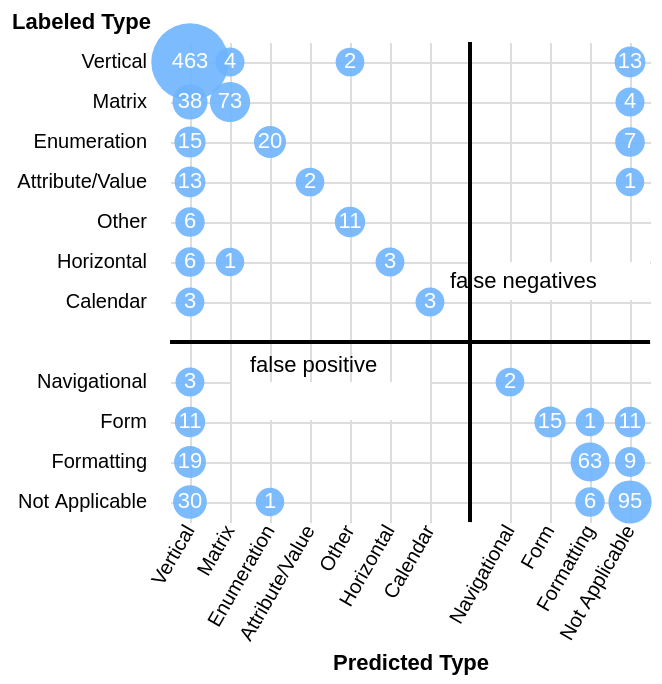

Write a Vega-Lite specification for this figure.
### Vega-Lite specification from a JSON file in a GitHub repository (floating-point values rounded to 4 significant figures; data arrays with more than 128 entries replaced by an {"elided": "..."} marker saying what was removed)
{"$schema": "https://vega.github.io/schema/vega-lite/v3.json", "description": "Confusion matrix from raw data, encoding count with size. (Figure 5 from @jhoffswell and @zcliu's ['Interactive Repair of Tables Extracted from PDF Documents on Mobile Devices'](https://idl.cs.washington.edu/files/2019-InteractiveTableRepair-CHI.pdf).)", "layer": [{"data": {"values": {"elided": "954 records"}}, "layer": [{"mark": "circle", "encoding": {"opacity": {"value": 0.9}, "color": {"value": "#6EB4FD"}, "size": {"aggregate": "count", "type": "quantitative", "scale": {"range": [200, 1500]}, "legend": null}}}, {"mark": "text", "encoding": {"text": {"aggregate": "count", "type": "quantitative"}, "color": {"value": "white"}}}], "encoding": {"x": {"field": "type_PREDICT", "type": "ordinal", "title": "Predicted Type", "scale": {"rangeStep": 18, "domain": ["Vertical", "Matrix", "Enumeration", "Attribute/Value", "Other", "Horizontal", "Calendar", "", "Navigational", "Form", "Formatting", "Not Applicable"]}, "axis": {"grid": true, "labelAngle": 300, "labelOverlap": false}}, "y": {"field": "type_ORIG", "type": "ordinal", "title": "Labeled Type", "scale": {"rangeStep": 18, "domain": ["Vertical", "Matrix", "Enumeration", "Attribute/Value", "Other", "Horizontal", "Calendar", "", "Navigational", "Form", "Formatting", "Not Applicable"]}, "axis": {"grid": true, "offset": 10, "titleAngle": 0, "titleX": 0, "titleY": -5, "titleAlign": "right"}}}}, {"data": {"values": [{"type_PREDICT": ""}]}, "mark": "rule", "encoding": {"x": {"field": "type_PREDICT", "type": "ordinal", "scale": {"rangeStep": 18, "domain": ["Vertical", "Matrix", "Enumeration", "Attribute/Value", "Other", "Horizontal", "Calendar", "", "Navigational", "Form", "Formatting", "Not Applicable"]}}}}, {"data": {"values": [{"type_ORIG": ""}]}, "mark": "rule", "encoding": {"y": {"field": "type_ORIG", "type": "ordinal", "scale": {"rangeStep": 18, "domain": ["Vertical", "Matrix", "Enumeration", "Attribute/Value", "Other", "Horizontal", "Calendar", "", "Navigational", "Form", "Formatting", "Not Applicable"]}}}}, {"data": {"values": [{"fn_xstart": "", "fn_ystart": "Horizontal", "fn_yend": "Calendar", "fp_xstart": "Matrix", "fp_xend": "Calendar", "fp_ystart": "Navigational", "fp_yend": "Form"}]}, "layer": [{"mark": {"type": "rect", "fill": "white", "xOffset": 1, "y2Offset": -1}, "encoding": {"x": {"field": "fn_xstart", "type": "ordinal", "scale": {"domain": ["Vertical", "Matrix", "Enumeration", "Attribute/Value", "Other", "Horizontal", "Calendar", "", "Navigational", "Form", "Formatting", "Not Applicable"]}}, "x2": {"value": "width"}, "y": {"field": "fn_ystart", "type": "ordinal", "scale": {"domain": ["Vertical", "Matrix", "Enumeration", "Attribute/Value", "Other", "Horizontal", "Calendar", "", "Navigational", "Form", "Formatting", "Not Applicable"]}}, "y2": {"field": "fn_yend"}}}, {"mark": {"type": "rect", "fill": "white", "xOffset": 1, "y2Offset": -1}, "encoding": {"x": {"field": "fp_xstart", "type": "ordinal", "scale": {"domain": ["Vertical", "Matrix", "Enumeration", "Attribute/Value", "Other", "Horizontal", "Calendar", "", "Navigational", "Form", "Formatting", "Not Applicable"]}}, "x2": {"field": "fp_xend"}, "y": {"field": "fp_ystart", "type": "ordinal", "scale": {"domain": ["Vertical", "Matrix", "Enumeration", "Attribute/Value", "Other", "Horizontal", "Calendar", "", "Navigational", "Form", "Formatting", "Not Applicable"]}}, "y2": {"field": "fp_yend"}}}, {"mark": {"type": "text", "x": 140, "text": "false negatives", "align": "left"}}, {"mark": {"type": "text", "x": 40, "y": 162, "text": "false positive", "align": "left"}}]}], "config": {"view": {"stroke": null}, "axis": {"domain": false, "ticks": false}, "rule": {"size": 2}}}
